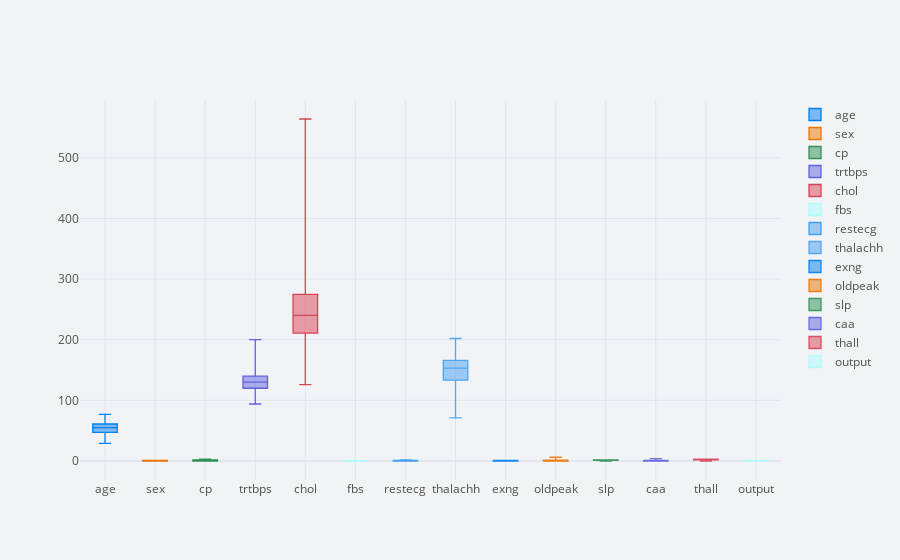

Notebook code for this chart:
### Markdown cell above
From the above loop it is quite clear that we have 8 categorical variables in our dataset

### Code cell
#Using boxplot for outlier detection
df.iplot(kind = "box",theme = "polar")

### Figure 1 — Plotly figure (JSON) as saved in the notebook; plotly's stock layout.template omitted (floating-point values rounded to 4 significant figures; data arrays with more than 128 entries replaced by an {"elided": "..."} marker saying what was removed)
{"data": [{"boxpoints": false, "line": {"width": 1.3}, "marker": {"color": "rgba(0, 128, 240, 1.0)"}, "name": "age", "orientation": "v", "type": "box", "y": {"elided": "303 int values"}}, {"boxpoints": false, "line": {"width": 1.3}, "marker": {"color": "rgba(238, 118, 0, 1.0)"}, "name": "sex", "orientation": "v", "type": "box", "y": {"elided": "303 int values"}}, {"boxpoints": false, "line": {"width": 1.3}, "marker": {"color": "rgba(48, 144, 84, 1.0)"}, "name": "cp", "orientation": "v", "type": "box", "y": {"elided": "303 int values"}}, {"boxpoints": false, "line": {"width": 1.3}, "marker": {"color": "rgba(98, 98, 222, 1.0)"}, "name": "trtbps", "orientation": "v", "type": "box", "y": {"elided": "303 int values"}}, {"boxpoints": false, "line": {"width": 1.3}, "marker": {"color": "rgba(217, 66, 85, 1.0)"}, "name": "chol", "orientation": "v", "type": "box", "y": {"elided": "303 int values"}}, {"boxpoints": false, "line": {"width": 1.3}, "marker": {"color": "rgba(173, 252, 252, 1.0)"}, "name": "fbs", "orientation": "v", "type": "box", "y": {"elided": "303 int values"}}, {"boxpoints": false, "line": {"width": 1.3}, "marker": {"color": "rgba(70, 160, 240, 1.0)"}, "name": "restecg", "orientation": "v", "type": "box", "y": {"elided": "303 int values"}}, {"boxpoints": false, "line": {"width": 1.3}, "marker": {"color": "rgba(70, 160, 240, 0.8999999999999999)"}, "name": "thalachh", "orientation": "v", "type": "box", "y": {"elided": "303 int values"}}, {"boxpoints": false, "line": {"width": 1.3}, "marker": {"color": "rgba(0, 128, 240, 0.8999999999999999)"}, "name": "exng", "orientation": "v", "type": "box", "y": {"elided": "303 int values"}}, {"boxpoints": false, "line": {"width": 1.3}, "marker": {"color": "rgba(238, 118, 0, 0.8999999999999999)"}, "name": "oldpeak", "orientation": "v", "type": "box", "y": {"elided": "303 float values"}}, {"boxpoints": false, "line": {"width": 1.3}, "marker": {"color": "rgba(48, 144, 84, 0.8999999999999999)"}, "name": "slp", "orientation": "v", "type": "box", "y": {"elided": "303 int values"}}, {"boxpoints": false, "line": {"width": 1.3}, "marker": {"color": "rgba(98, 98, 222, 0.8999999999999999)"}, "name": "caa", "orientation": "v", "type": "box", "y": {"elided": "303 int values"}}, {"boxpoints": false, "line": {"width": 1.3}, "marker": {"color": "rgba(217, 66, 85, 0.8999999999999999)"}, "name": "thall", "orientation": "v", "type": "box", "y": {"elided": "303 int values"}}, {"boxpoints": false, "line": {"width": 1.3}, "marker": {"color": "rgba(173, 252, 252, 0.8999999999999999)"}, "name": "output", "orientation": "v", "type": "box", "y": {"elided": "303 int values"}}], "layout": {"legend": {"bgcolor": "#F2F3F7", "font": {"color": "#505050"}}, "paper_bgcolor": "#F2F3F7", "plot_bgcolor": "#F2F3F7", "title": {"font": {"color": "#484848"}}, "xaxis": {"gridcolor": "#E1E5ED", "showgrid": true, "tickfont": {"color": "#505050"}, "title": {"font": {"color": "#505050"}, "text": ""}, "zerolinecolor": "#E1E5ED"}, "yaxis": {"gridcolor": "#E1E5ED", "showgrid": true, "tickfont": {"color": "#505050"}, "title": {"font": {"color": "#505050"}, "text": ""}, "zerolinecolor": "#E1E5ED"}}}
